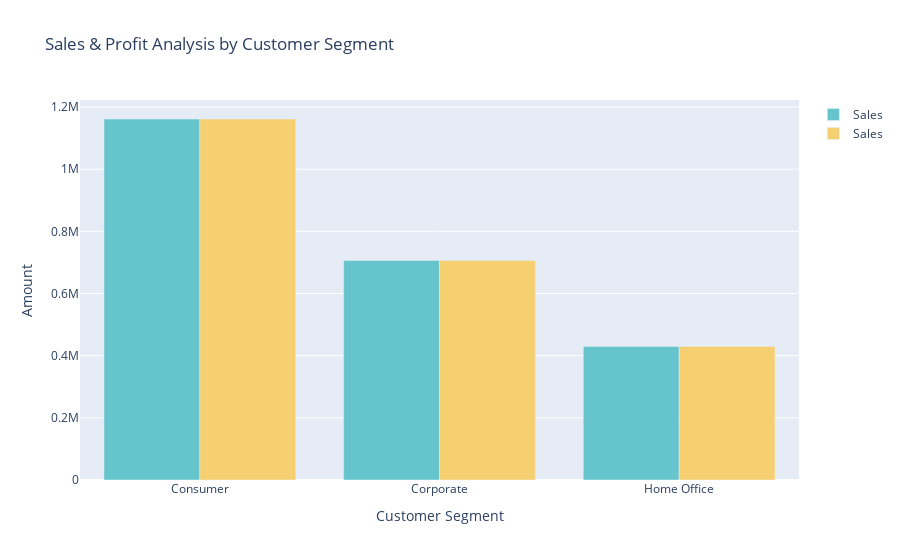

This figure's notebook cell:
### Code cell
# Bar Chart
color_palette = px.colors.qualitative.Pastel

fig=go.Figure()

fig.add_trace(
    go.Bar(
        x=sales_profit_by_segment['Segment'],
        y=sales_profit_by_segment['Sales'],
        name='Sales',
        marker_color=color_palette[0]
    )
)

fig.add_trace(
    go.Bar(
        x=sales_profit_by_segment['Segment'],
        y=sales_profit_by_segment['Sales'],
        name='Sales',
        marker_color=color_palette[1]
    )
)

fig.update_layout(
    title="Sales & Profit Analysis by Customer Segment",
    xaxis_title='Customer Segment',
    yaxis_title='Amount'
)

fig.show()

### Figure 1 — Plotly figure (JSON) as saved in the notebook; plotly's stock layout.template omitted (floating-point values rounded to 4 significant figures)
{"data": [{"marker": {"color": "rgb(102, 197, 204)"}, "name": "Sales", "type": "bar", "x": ["Consumer", "Corporate", "Home Office"], "y": [1161000.0, 706100.0, 429700.0]}, {"marker": {"color": "rgb(246, 207, 113)"}, "name": "Sales", "type": "bar", "x": ["Consumer", "Corporate", "Home Office"], "y": [1161000.0, 706100.0, 429700.0]}], "layout": {"autosize": true, "title": {"text": "Sales & Profit Analysis by Customer Segment"}, "xaxis": {"autorange": true, "range": [-0.5, 2.5], "title": {"text": "Customer Segment"}, "type": "category"}, "yaxis": {"autorange": true, "range": [0, 1223000.0], "title": {"text": "Amount"}, "type": "linear"}}}
